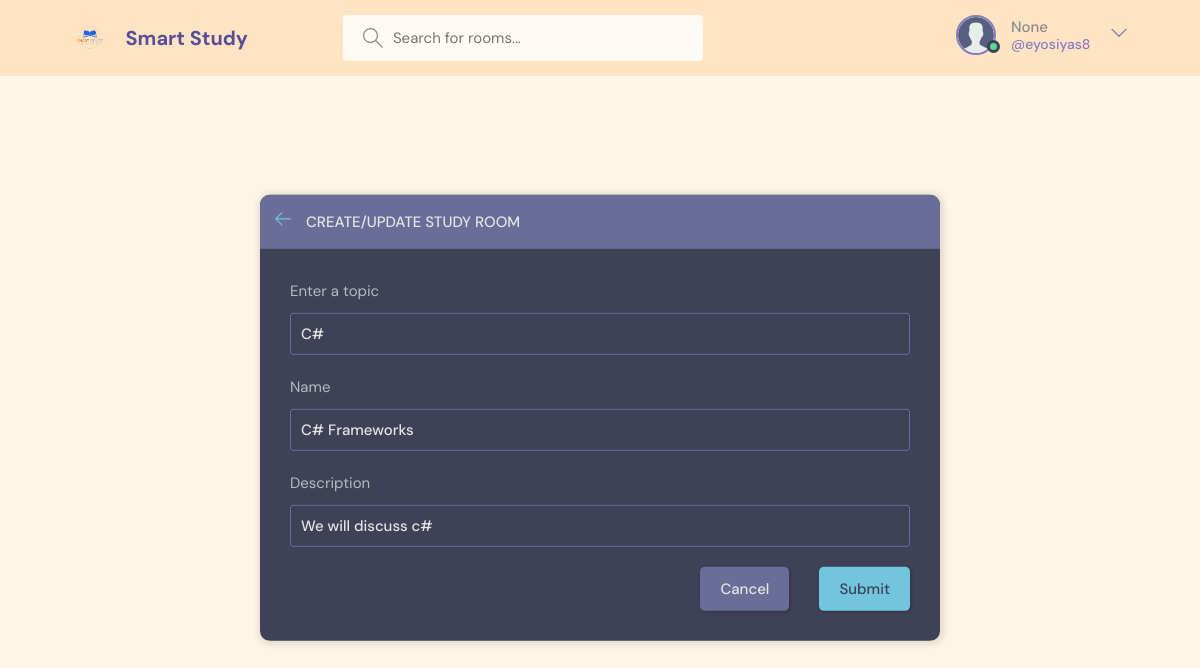
/update-room/7/ (signed in), run on the app's committed database.
### playground/models.py (models this page shows, shortened)
class User(AbstractUser):
    name = models.CharField(max_length=200, null=True)
    email = models.EmailField(null=True, unique=True)
    bio = models.TextField(null=True)
    avatar = models.ImageField(null=True, default='avatar.svg')
    REQUIRED_FIELDS = []

class Room(models.Model):
    host = models.ForeignKey(User, on_delete=models.SET_NULL, null=True)
    topic = models.ForeignKey(Topic, on_delete=models.SET_NULL, null=True)
    name = models.CharField(max_length=200)
    description = models.TextField(null=True, blank=True)
    participants = models.ManyToManyField(User, related_name="participants", blank=True)
    updated = models.DateTimeField(auto_now=True)
    created = models.DateTimeField(auto_now_add=True)
    class Meta:
        ordering = ['-updated', '-created']

class Topic(models.Model):
    name = models.CharField(max_length=200)

### playground/views.py (the view, shortened to what this page needs)
# urls.py: path('update-room/<str:pk>/', views.updateRoom, name='update-room'),
@login_required(login_url='login')
def updateRoom(request, pk):
    room = Room.objects.get(id=pk)
    name = room.name
    topic = room.topic
    description = room.description
    topics = Topic.objects.all()
    if request.user != room.host:
        return HttpResponse('You are not allowed here!')
    context = {'name':name,'description':description,'topics': topics, 'room': room}
    return render(request, 'playground/room_form.html', context)

### playground/templates/playground/room_form.html (shortened to what this page needs)
{% extends 'main.html' %}
{% block content %}
  <main class="create-room layout">
    <div class="container">
      <div class="layout__box">
        <div class="layout__boxHeader">
          <div class="layout__boxTitle">
            <a href="{% url 'home' %}">
              <svg version="1.1" xmlns="http://www.w3.org/2000/svg" width="32" height="32" viewBox="0 0 32 32">
                <title>arrow-left</title>
                <path
                  d="M13.723 2.286l-13.723 13.714 13.719 13.714 1.616-1.611-10.96-10.96h27.625v-2.286h-27.625l10.965-10.965-1.616-1.607z">
                </path>
              </svg>
            </a>
            <h3>Create/Update Study Room</h3>
          </div>
        </div>
        <div class="layout__body">
          <form class="form" action="" method="POST">
            <div class="form__group">
                <label for="room_topic">Enter a topic</label>
                <input required type="text" name="topic" list="topic-list" value="{{room.topic.name}}">
            </div>
            <div class="form__group">
              <label for="room_name">Name</label>
              <input type="text" name="name" value="{{name}}">
            </div>
            <div class="form__group">
                <label for="room_description">Description</label>
                <input type="text" name="description" value="{{description}}">
            </div>
            <div class="form__action">
              <a class="btn btn--dark" href="{{request.META.HTTP_REFERER}}">Cancel</a>
              <button class="btn btn--main" type="submit">Submit</button>
            </div>
          </form>
        </div>
      </div>
    </div>
  </main>
{% endblock %}

### templates/navbar.html (shortened to what this page needs)
{% load static %}
<header class="header header--loggedIn" style="background-color: bisque;">
    <div class="container">
      <a href="{% url 'home' %}" class="header__logo">
        <img src="{% static 'images/logo.png' %}" />
        <h1 style="color: rgb(89, 77, 153);">Smart Study</h1>
      </a>
      <form class="header__search" method="GET" action="{% url 'home' %}">
        <label style="background-color: rgb(255, 250, 244);">
          <input name="q" placeholder="Search for rooms..." />
        </label>
      </form>
      <nav class="header__menu">
        {% if request.user.is_authenticated %}
        <div class="header__user">
          <a href="{% url 'user-profile' user.id %}">
            <div class="avatar avatar--medium active" style="border-color: rgb(137, 124, 199);">
              <img src="{{request.user.avatar.url}}" />
            </div>
            <p>{{request.user.name}} <span style="color:rgb(137, 124, 199);">@{{request.user.username}}</span></p>
          </a>
          <button class="dropdown-button">
            <svg version="1.1" xmlns="http://www.w3.org/2000/svg" width="32" height="32" viewBox="0 0 32 32">
              <title>chevron-down</title>
              <path d="M16 21l-13-13h-3l16 16 16-16h-3l-13 13z"></path>
            </svg>
          </button>
        </div>
        {% else %}
        <a href="{% url 'login' %}">
          <img src="{% static 'images/avatar.svg' %}" />
          <p>Login</p>
        </a>
        {% endif %}
      </nav>
    </div>
  </header>

### data on the page
User: user.avatar (placeholder picture), user.name "None", user.username "eyosiyas8"
Room: topic "C#", name "C# Frameworks", description "We will discuss c#"
